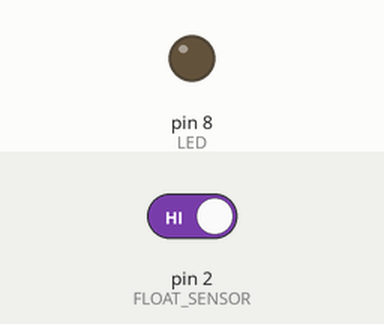
The sketch below on a simulated Arduino Uno, built with avr-gcc and run on an emulated ATmega328P. On the bench: output pins drawn as LEDs (lit = HIGH). Inputs (shaded band) come from the test bench; at power-on: pin 2 (FLOAT_SENSOR) HIGH.

Above: at 1.2 s.
1.3 s: pin 2 (FLOAT_SENSOR) driven LOW
At 2.4 s:
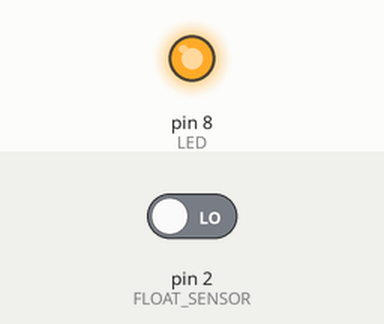
2.8 s: pin 2 (FLOAT_SENSOR) driven HIGH
At 3.6 s:
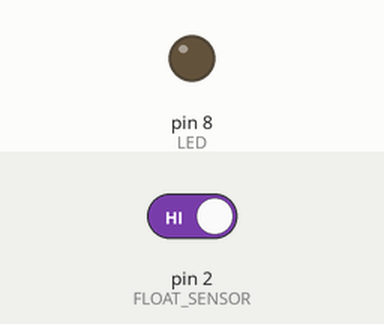
Timing chart, 0 to 5.8 s (numbered marks = the images above; inputs shaded):
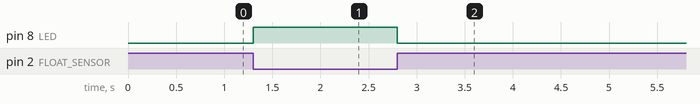

Measured:
- after the input at 1.3 s, pin 8 (LED): LOW → HIGH at once
- after the input at 2.8 s, pin 8 (LED): HIGH → LOW at once

The sketch:

arduino_NL_sample_code.ino
```cpp
#define FLOAT_SENSOR  2     // the number of the pushbutton pin
#define LED           8      // the number of the LED pin

void setup()
{
  // initialize the LED pin as an output:
  pinMode(LED, OUTPUT);
  // initialize the pushbutton pin as an input:
  pinMode(FLOAT_SENSOR, INPUT_PULLUP);
}

void loop()
{
  if(digitalRead(FLOAT_SENSOR) == LOW)
  {
    // turn LED on:
    digitalWrite(LED, HIGH);
  }
  else
  {
    // turn LED off:
    digitalWrite(LED, LOW);
  }
}
```
